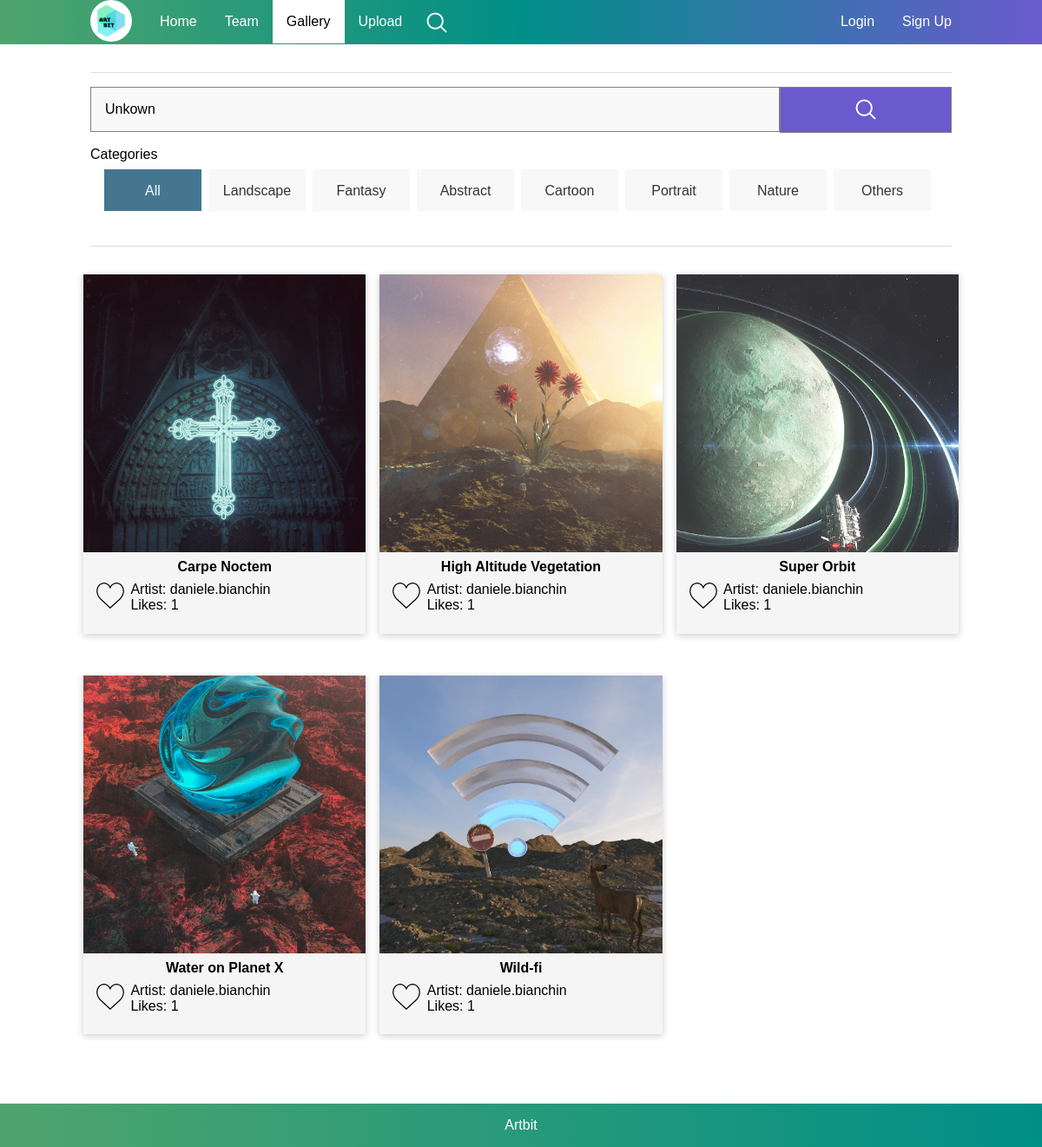
The app's page /gallery.php?gallerySearch=Unkown with its own data.
### tables this page shows
CREATE TABLE IF NOT EXISTS `opere` (
  `Nome` varchar(30) NOT NULL,
  `Descrizione` varchar(1000) DEFAULT NULL,
  `Data_upload` datetime NOT NULL,
  `Artista` varchar(30) NOT NULL,
  `Categoria` enum('Landscape','Fantasy','Abstract','Cartoon','Portrait','Nature','Others') NOT NULL,
  PRIMARY KEY (`Nome`,`Artista`),
  FOREIGN KEY(`Artista`) REFERENCES `artisti` (`Username`) ON UPDATE CASCADE ON DELETE CASCADE
);

### DbConnector.php (called while the page is built, shortened)
<?php
class DbConnector {
	private $db;
	public function openDBConnection() {
		$this->db = new mysqli(static::HOST, static::USER, static::PWD, static::DBNAME);
		if($this->db->connect_error)
		{
			$this->connected =false;
			$this->connectionErro='Err n. '.$this->db->connect_errno." - ".$this->db->connect_error;
			return false;
		}else
		$this->connected= true;
		$this->db->set_charset('utf8');
		return true;
	}
	public function doQuery($q){
		$result = $this->db->query($q);
		return $result;
	}
}
?>

### functions.php (the view, shortened to what this page needs)
<?php
    require_once "DbConnector.php";
    function is_session_started()
    {
        if ( php_sapi_name() !== 'cli' ) {
            if ( version_compare(phpversion(), '5.4.0', '>=') ) {
                return session_status() === PHP_SESSION_ACTIVE ? TRUE : FALSE;
            } else {
                return session_id() === '' ? FALSE : TRUE;
            }
        }
        return FALSE;
    }
    function insertImageInGallery($artista,$nomeImmagine, $numFig,$boolDeleteButton){
        if ( is_session_started() === FALSE || (!isset($_SESSION['Username']))){
            $isLiked = false;
        }else if(isset($_SESSION['Username'])){
            $isLiked = boolImageLiked($artista,$_SESSION['Username'],$nomeImmagine);
        }
        echo '<li class="liFigures">';
        echo     '<div class="galleryFigureWrapper" id="figureWrapper_'.$numFig.'">';
        echo '      <div class="image-div"></div>';
        echo '      <div class="galleryCaption">';
        echo '              <h2>'.$nomeImmagine.'</h2>';
        echo '          <div class="wrapper">';
        if($isLiked == true){
            echo '              <div class="like-btn like-btn-added" onclick="btnLikeOnClick(this)" id="LikeBtn_'.$numFig.'"></div>';
        }else{
            echo '              <div class="like-btn" onclick="btnLikeOnClick(this)" id="LikeBtn_'.$numFig.'"></div>';
        }
        echo '              <div class="width-85">';
        echo '                  <p>Artist: '.$artista.'</p>';
        echo '                  <p id="Likes_'.$numFig.'">Likes: '.getLikesByItem($artista,$nomeImmagine).'</p>';
        echo '              </div>';
        echo '          </div>';
        echo '      </div>';
        echo '   </div>';
        echo '</li>';
    }
    function printGalleryItems($result,$boolDeleteButton){
        $j=1;
        $boolChiudi = False;
        for ($i = 0; $i < $result->num_rows; $i++) {
            if($i%($GLOBALS['imagesPerPage']) == 0){
                if($boolChiudi == FALSE){
                    echo "<li id='galImgPag".$j."' class='liPaginationBlock'><ul>";
                    $j++;
                    $boolChiudi = TRUE;
                }else{
                    echo "</ul></li>";
                    echo "<li id='galImgPag".$j."' class='liPaginationBlock'><ul>";
                    $j++;
                    $boolChiudi = FALSE;
                }
            }
            $row = $result->fetch_assoc();
            insertImageInGallery($row['Artista'],$row['Nome'],$i+1,$boolDeleteButton);
        }
        if($boolChiudi == TRUE || ($i%($result->num_rows)!= 1)){
            echo "</ul></li>";
        }
        return $j;
    }
    function getLikesByItem($artista, $nomeImmagine){
        $myDb= new DbConnector();
        $myDb->openDBConnection();
        if($myDb->connected){
            $qrStr= "SELECT COUNT(Opera) as Likes FROM likes WHERE Creatore='".$artista."' AND Opera='".$nomeImmagine."'";
            $result = $myDb->doQuery($qrStr);
            if($result && $result->num_rows == 1){
                if($result && $result->num_rows == 1){
                    $row = $result->fetch_assoc();
                    return $row['Likes'];
                }
            }
        }
        else
            echo "Connection Error";
    }
?>

### Style/style.css (style rules this page uses)
* { box-sizing: border-box; font-family: Arial, Helvetica, sans-serif; margin: auto; padding: 0; font-size: 1.0em; }
.galleryBoard .galleryFigureWrapper { background: whitesmoke; margin: 0 0 3em; box-shadow: 0em 0.1em 0.5em rgba(0,0,0,0.2); position: relative; overflow: auto; }
.galleryBoard .galleryCaption { padding: 0.5em; }
.galleryBoard ul { margin: 0; padding: 0; }
.wrapper { width: 100%; }
.galleryCaption .wrapper { height: 3.2em; margin-top: 0.5em; }
.wrapper .width-85 { width: 85%; float: left; }
.like-btn { cursor: pointer; width: 2.2em; width: 15%; float: left; height: 2.0em; z-index: 1; background: url(../Images/like.svg) no-repeat; background-size: 100% 100%; }
.image-div { background-size: cover; height: 20em; }
.gallery .galleryBoard .galleryCaption h2 { text-align: center; font-size: 1em; font-weight: 600; }
.galleryBoard li.liPaginationBlock { list-style-type:none; }
.galleryBoard li.liFigures { list-style-type: none; float: left; padding-left: 0.5em; padding-right: 0.5em; box-sizing: border-box; }
@media screen and (min-width:768px) { .galleryBoard li.liFigures { width: 50%; } }
@media screen and (min-width:768px) { .galleryBoard li.liFigures:nth-of-type(2n+1) { clear: left; } }
@media screen and (min-width: 1024px) { .galleryBoard li.liFigures { width: 33.33333%; } }
@media screen and (min-width: 1024px) { .galleryBoard li.liFigures:nth-of-type(2n+1) { clear: none; } }
@media screen and (min-width: 1024px) { .galleryBoard li.liFigures:nth-of-type(3n+1) { clear: left; } }
.display-block { display: block; }

### records on screen
opere: Nome "Carpe Noctem", Artista "daniele.bianchin", nomeImmagine "1"
opere: Nome "High Altitude Vegetation", Artista "daniele.bianchin", nomeImmagine "1"
opere: Nome "Super Orbit", Artista "daniele.bianchin", nomeImmagine "1"
opere: Nome "Water on Planet X", Artista "daniele.bianchin", nomeImmagine "1"
opere: Nome "Wild-fi", Artista "daniele.bianchin", nomeImmagine "1"
